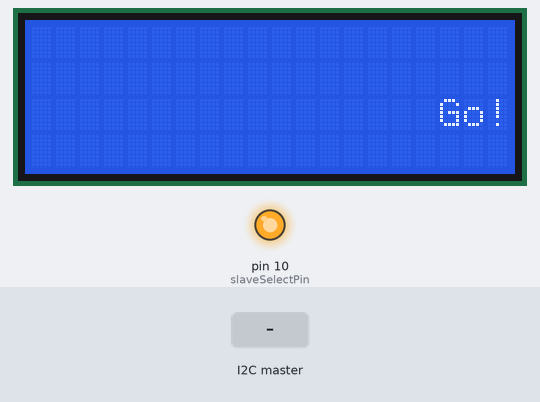
Recording of a sketch running on a simulated Arduino Uno, built with avr-gcc and run on an emulated ATmega328P. Shown: 20×4 character LCD, output pins drawn as LEDs (lit = HIGH). The test bench sets the inputs (shaded band).

Above: at 1.2 s.
1.3 s: the I2C master sends the byte 1
At 1.8 s:
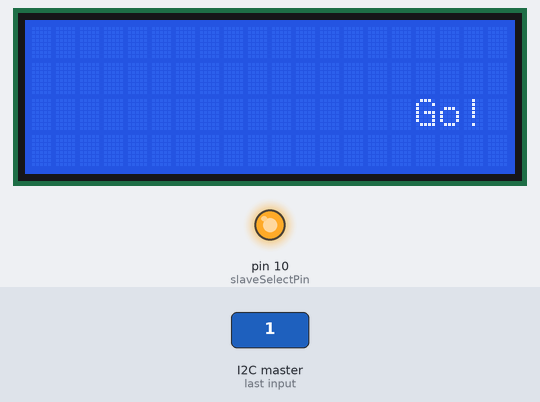
2.8 s: the I2C master sends the byte 0
At 4.0 s:
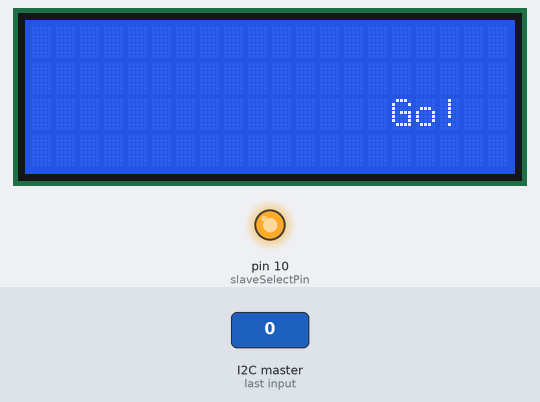
4.3 s: the I2C master sends the byte 2
At 5.2 s:
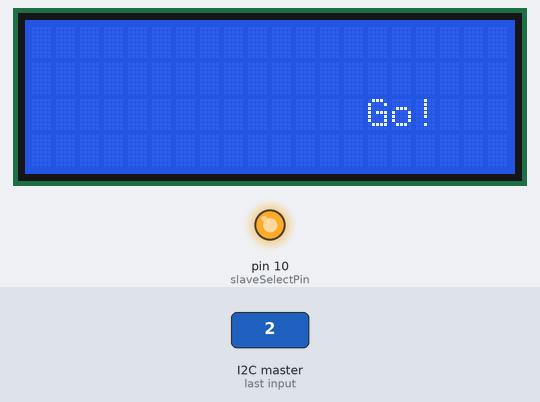
5.8 s: the I2C master sends the byte 90
At 6.4 s:
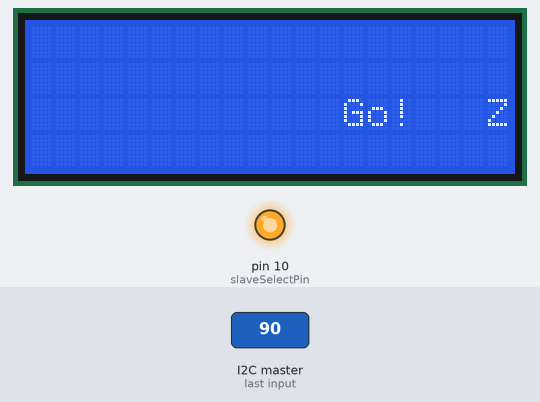
7.3 s: the I2C master sends the byte 200
At 8.5 s:
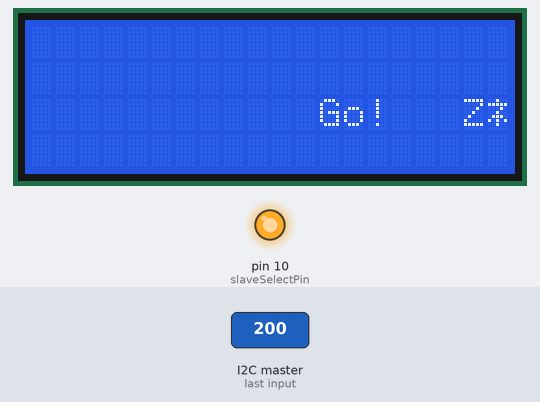
8.8 s: the I2C master sends the byte 1
At 9.9 s:
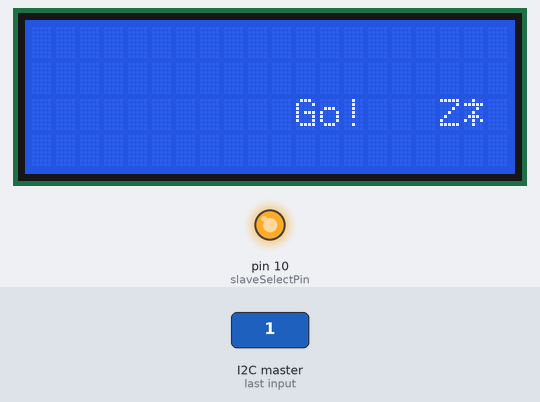
Timing chart, 0 to 11.3 s (numbered marks = the images above; inputs shaded):
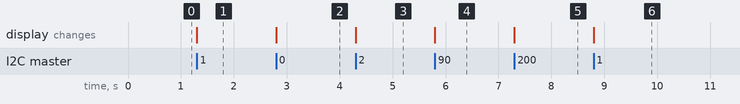

Measured:
- after the input at 1.3 s, the display: changes at once (image 1)
- after the input at 2.8 s, the display: changes at once (image 2)
- after the input at 4.3 s, the display: changes at once (image 3)
- after the input at 5.8 s, the display: changes at once (image 4)
- after the input at 7.3 s, the display: changes at once (image 5)
- after the input at 8.8 s, the display: changes at once (image 6)

The sketch:

Arduino2.ino
```cpp
#include <Wire.h>
#include <SPI.h>
#include <LiquidCrystal.h>

/*
* LCD RS pin to digital pin 12 (8)
 * LCD Enable pin to digital pin 11 (7)
 * LCD D4 pin to digital pin 5 (6)
 * LCD D5 pin to digital pin 4 (5)
 * LCD D6 pin to digital pin 3 (4)
 * LCD D7 pin to digital pin 2 (3)
 * LCD R/W pin to ground
 */
LiquidCrystal lcd(8, 7, 6, 5, 4, 3);

const int slaveSelectPin = 10;
char x;

void setup() {
  pinMode (slaveSelectPin, OUTPUT);
  digitalWrite(slaveSelectPin,HIGH);
  SPI.begin();
  SPI.setClockDivider(SPI_CLOCK_DIV8);
  SPI.setBitOrder(MSBFIRST);
  //Serial.begin(9600);
  Wire.begin(9);                // Start I2C Bus as a Slave (Device Number 9)
  Wire.onReceive(receiveEvent);
  lcd.begin(20, 4); // register event
  lcd.autoscroll();
  lcd.print("Go!");
}

void loop() {
}

void receiveEvent(int howMany) {
  x = Wire.read();
  lcd.print(x);
  //bring slave select low,
  //send byte, bring high again.
  digitalWrite(slaveSelectPin,LOW);
  //  send in the address and value via SPI:
  SPI.transfer(x);
  // take the SS pin high to de-select the chip:
  digitalWrite(slaveSelectPin,HIGH);
}
```
